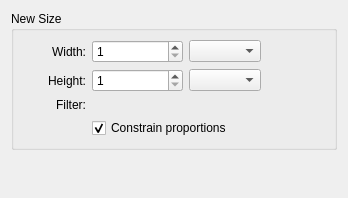
<?xml version="1.0" encoding="UTF-8"?>
<ui version="4.0">
 <class>WdgLayerSize</class>
 <widget class="QWidget" name="WdgLayerSize">
  <property name="geometry">
   <rect>
    <x>0</x>
    <y>0</y>
    <width>348</width>
    <height>198</height>
   </rect>
  </property>
  <property name="windowTitle">
   <string>Layer Size</string>
  </property>
  <layout class="QVBoxLayout" name="verticalLayout">
   <item>
    <widget class="QGroupBox" name="groupNewSize">
     <property name="title">
      <string>New Size</string>
     </property>
     <property name="flat">
      <bool>true</bool>
     </property>
     <layout class="QGridLayout" name="gridLayout_3">
      <item row="0" column="4" rowspan="2">
       <widget class="KoAspectButton" name="aspectRatioBtn">
        <property name="text" stdset="0">
         <string/>
        </property>
       </widget>
      </item>
      <item row="1" column="5">
       <spacer name="horizontalSpacer_5">
        <property name="orientation">
         <enum>Qt::Horizontal</enum>
        </property>
        <property name="sizeType">
         <enum>QSizePolicy::MinimumExpanding</enum>
        </property>
        <property name="sizeHint" stdset="0">
         <size>
          <width>40</width>
          <height>20</height>
         </size>
        </property>
       </spacer>
      </item>
      <item row="0" column="3">
       <widget class="QComboBox" name="newWidthUnit"/>
      </item>
      <item row="1" column="3">
       <widget class="QComboBox" name="newHeightUnit"/>
      </item>
      <item row="0" column="1">
       <widget class="QLabel" name="lblNewWidth">
        <property name="text">
         <string>Width:</string>
        </property>
        <property name="alignment">
         <set>Qt::AlignRight|Qt::AlignTrailing|Qt::AlignVCenter</set>
        </property>
        <property name="buddy">
         <cstring>newWidth</cstring>
        </property>
       </widget>
      </item>
      <item row="0" column="2">
       <widget class="QDoubleSpinBox" name="newWidthDouble">
        <property name="minimumSize">
         <size>
          <width>80</width>
          <height>0</height>
         </size>
        </property>
        <property name="decimals">
         <number>4</number>
        </property>
        <property name="minimum">
         <double>0.000100000000000</double>
        </property>
        <property name="maximum">
         <double>10000.000000000000000</double>
        </property>
        <property name="singleStep">
         <double>0.100000000000000</double>
        </property>
       </widget>
      </item>
      <item row="1" column="2">
       <widget class="QDoubleSpinBox" name="newHeightDouble">
        <property name="minimumSize">
         <size>
          <width>80</width>
          <height>0</height>
         </size>
        </property>
        <property name="decimals">
         <number>4</number>
        </property>
        <property name="minimum">
         <double>0.000100000000000</double>
        </property>
        <property name="maximum">
         <double>10000.000000000000000</double>
        </property>
        <property name="singleStep">
         <double>0.100000000000000</double>
        </property>
       </widget>
      </item>
      <item row="1" column="2">
       <widget class="QSpinBox" name="newHeight">
        <property name="minimumSize">
         <size>
          <width>80</width>
          <height>0</height>
         </size>
        </property>
        <property name="minimum">
         <number>1</number>
        </property>
        <property name="maximum">
         <number>100000</number>
        </property>
       </widget>
      </item>
      <item row="0" column="2">
       <widget class="QSpinBox" name="newWidth">
        <property name="minimum">
         <number>1</number>
        </property>
        <property name="maximum">
         <number>100000</number>
        </property>
       </widget>
      </item>
      <item row="2" column="2" colspan="2">
       <widget class="KisCmbIDList" name="filterCmb"/>
      </item>
      <item row="2" column="1">
       <widget class="QLabel" name="lblFilter">
        <property name="text">
         <string>Filter:</string>
        </property>
        <property name="alignment">
         <set>Qt::AlignRight|Qt::AlignTrailing|Qt::AlignVCenter</set>
        </property>
       </widget>
      </item>
      <item row="1" column="1">
       <widget class="QLabel" name="lblNewHeight">
        <property name="text">
         <string>Height:</string>
        </property>
        <property name="alignment">
         <set>Qt::AlignRight|Qt::AlignTrailing|Qt::AlignVCenter</set>
        </property>
        <property name="buddy">
         <cstring>newHeight</cstring>
        </property>
       </widget>
      </item>
      <item row="3" column="2" colspan="4">
       <widget class="QCheckBox" name="constrainProportionsCkb">
        <property name="toolTip">
         <string>Constrain aspect ratio</string>
        </property>
        <property name="text">
         <string>Constrain proportions</string>
        </property>
        <property name="checked">
         <bool>true</bool>
        </property>
       </widget>
      </item>
      <item row="0" column="0">
       <spacer name="horizontalSpacer_2">
        <property name="orientation">
         <enum>Qt::Horizontal</enum>
        </property>
        <property name="sizeType">
         <enum>QSizePolicy::Fixed</enum>
        </property>
        <property name="sizeHint" stdset="0">
         <size>
          <width>25</width>
          <height>20</height>
         </size>
        </property>
       </spacer>
      </item>
     </layout>
    </widget>
   </item>
   <item>
    <spacer name="verticalSpacer">
     <property name="orientation">
      <enum>Qt::Vertical</enum>
     </property>
     <property name="sizeType">
      <enum>QSizePolicy::MinimumExpanding</enum>
     </property>
     <property name="sizeHint" stdset="0">
      <size>
       <width>20</width>
       <height>30</height>
      </size>
     </property>
    </spacer>
   </item>
  </layout>
 </widget>
 <customwidgets>
  <customwidget>
   <class>KisCmbIDList</class>
   <extends></extends>
   <header>widgets/kis_cmb_idlist.h</header>
  </customwidget>
  <customwidget>
   <class>KoAspectButton</class>
   <extends>QWidget</extends>
   <header>KoAspectButton.h</header>
   <container>1</container>
  </customwidget>
 </customwidgets>
 <tabstops>
  <tabstop>newWidth</tabstop>
  <tabstop>newWidthDouble</tabstop>
  <tabstop>newWidthUnit</tabstop>
  <tabstop>newHeight</tabstop>
  <tabstop>newHeightDouble</tabstop>
  <tabstop>newHeightUnit</tabstop>
  <tabstop>filterCmb</tabstop>
 </tabstops>
 <resources/>
 <connections/>
</ui>
